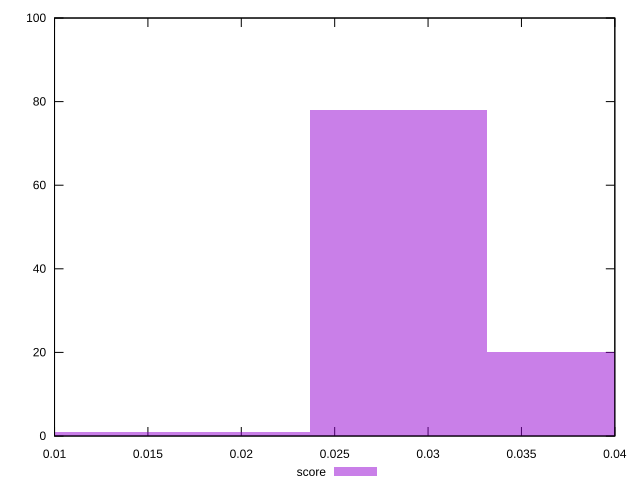

This chart was generated by the following gnuplot code:
reset

$score <<EOF
0.00947083632007481 1
0.01894167264014962 1
0.02841250896022443 78
0.03788334528029924 20
EOF

set key outside below
set boxwidth 0.00947083632007481
set xrange [0.01:0.04]
set yrange [0:100]
set trange [0:100]
set style fill transparent solid 0.5 noborder
set terminal svg size 640, 490 enhanced background rgb 'white'
set output "report_00017_2021-02-10T15-08-03.406Z/largest-contentful-paint/samples/pages+cached+noadtech/score/histogram.svg"

plot $score title "score" with boxes

reset
